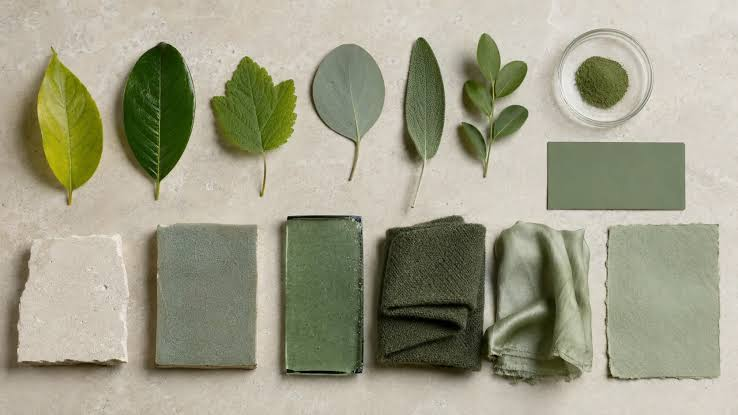
#> input picture green.jpg, 738 x 415 px
$ python tp1.py
#> lines starting #> are read from the running program, lines starting #| are printed output that depends on the picture; after the words box and inside, x2 and y2 are one past the last pixel; in counts of white or black regions, pixels touching at a corner belong together
import cv2
import numpy as np
import matplotlib.pyplot as plt

img = cv2.imread('green.jpg',cv2.IMREAD_COLOR)
#> img is the input picture: shape (415, 738, 3); mean B, G, R 136.7, 158.8, 160

if img is None:
    raise FileNotFoundError("Image file not found. Please check the path and filename.")

h,w,c = img.shape
#> h = 415; w = 738; c = 3
img_res = np.zeros((h,w,c), dtype=np.uint8)

# Copying pixel values from the original image to the new image
for y in range(h):
    for x in range(w):
        for k in range(c):
            img_res[y,x,0] = img[y,x,0]
            img_res[y,x,1] = img[y,x,1]
            img_res[y,x,2] = img[y,x,2]

# [14 lines of commented-out code are left out]
img_res = 255 - img
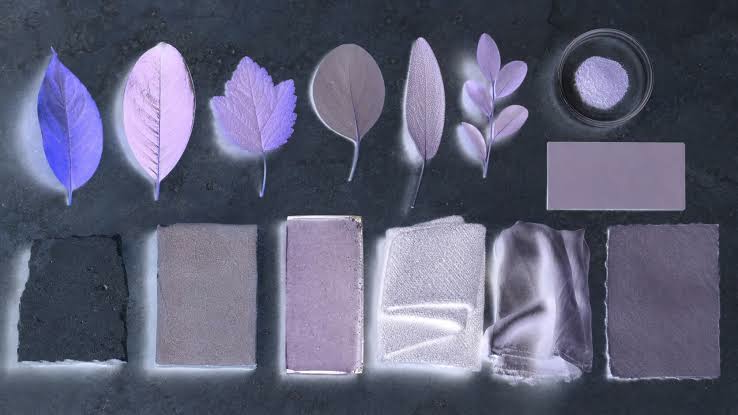
#> img_res: shape (415, 738, 3); mean B, G, R 118.3, 96.2, 95

img_res[:] = 255 - img[:]

# [11 lines of commented-out code are left out]

img_res = ((1/3) * (img[:,:,0] + img[:,:,1] + img[:,:,2])) / 255
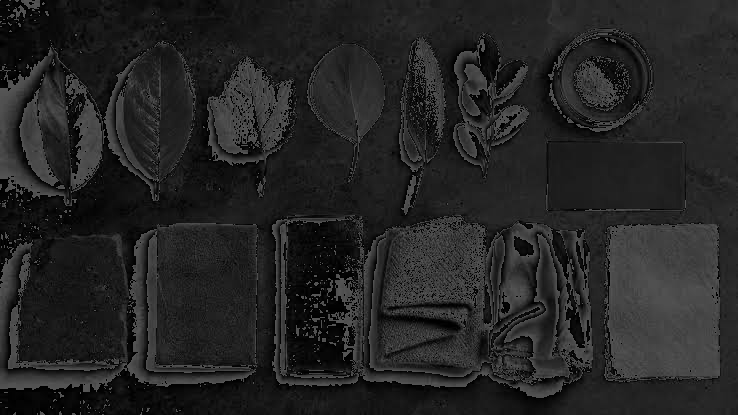
#> img_res: shape (415, 738) float64; min 0, max 0.333, mean 0.143

# Displaying image properties
print("Shape:", img.shape)
#| Shape: (415, 738, 3)
print("Data type:", img.dtype)
#| Data type: uint8
print("Number of dimensions:", img.ndim)
#| Number of dimensions: 3

cv2.imshow('Image', img)
#cv2.imshow('Image Resized', img_res)

# Wait for a key press indefinitely or for a specified amount of time in milliseconds
#cv2.waitKey(0)
# Close all OpenCV windows
#cv2.destroyAllWindows()

# Afficher avec matplotlib
#plt.imshow(img)
#plt.show()

# Matplotlib n'affiche pas correctement car il utilise RGB et cv2 utilise GBR (bleu et rouge inversés)

# Correction de l'affichage matplotlib: Conversion de BGR vers RGB

#imgRGB = cv2.cvtColor(img,cv2.COLOR_BGR2RGB)
#plt.imshow(imgRGB)
#plt.show()

# Conversion BGR à HSV

imgHSV = cv2.cvtColor(img,cv2.COLOR_BGR2HSV)
#> imgHSV: shape (415, 738, 3); mean H, S, V 27.2, 53.2, 163.1
#plt.imshow(imgHSV)
#plt.show()

lower_green = np.array([35,50,50])
upper_green = np.array([85,255,255])

mask = cv2.inRange(
    imgHSV,
    lower_green,
    upper_green
)
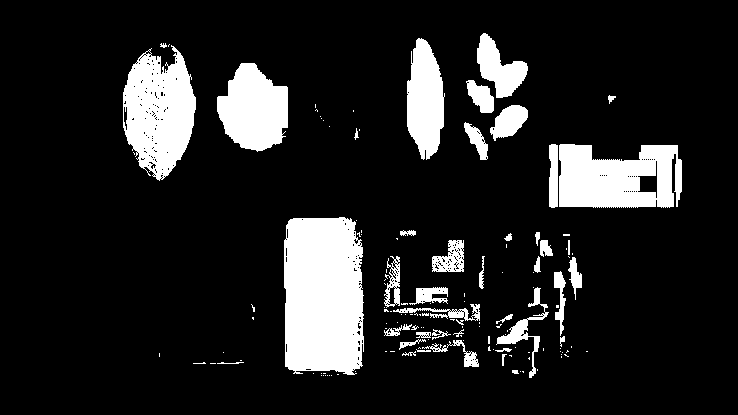
#> mask: shape (415, 738); 13.7% white; 139 white regions (97 under 20 px), largest, box (x1, y1, x2, y2) and area: (284, 217, 364, 375) 11571, (123, 45, 196, 181) 6679, (559, 144, 682, 208) 6359

cv2.imshow("Mask", mask)

result = np.zeros_like(img)
result[mask > 0] = img[mask > 0]
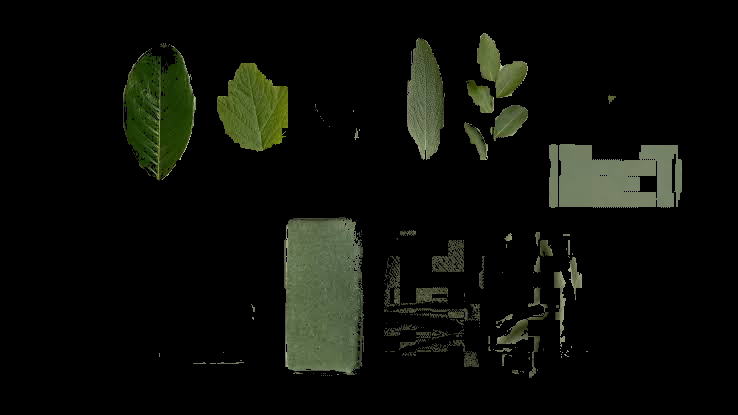
#> result: shape (415, 738, 3); mean B, G, R 8.4, 13.8, 11.8

cv2.imshow("Result", result)
cv2.waitKey(0)

$ run again, with algiers.jpg copied over green.jpg
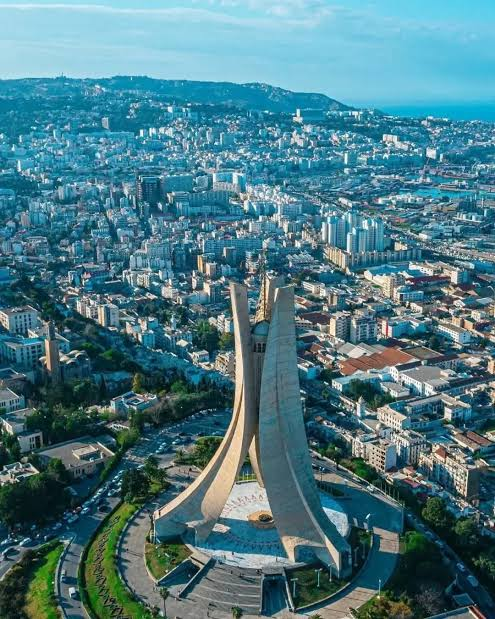
#> input picture algiers.jpg, 495 x 619 px
#> img is the input picture: shape (619, 495, 3); mean B, G, R 131.3, 121, 76.3
#| Shape: (619, 495, 3)
#| Data type: uint8
#| Number of dimensions: 3
#> imgHSV: shape (619, 495, 3); mean H, S, V 87.9, 130.7, 135.9
#> `mask = cv2.inRange( imgHSV, lower_green, upper_green )`:
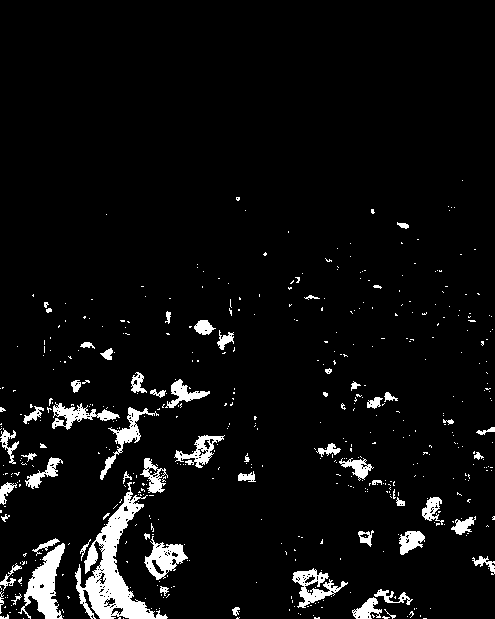
#> mask: shape (619, 495); 5.5% white; 504 white regions (444 under 20 px), largest, box (x1, y1, x2, y2) and area: (75, 482, 168, 619) 3866, (18, 543, 65, 619) 1543, (144, 536, 188, 580) 861
#> `result[mask > 0] = img[mask > 0]`:
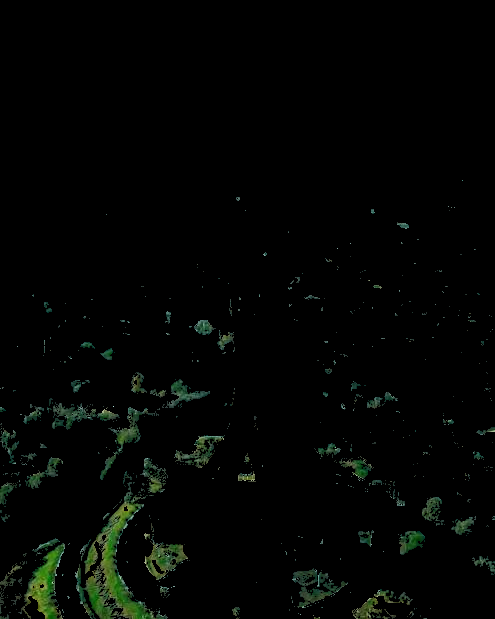
#> result: shape (619, 495, 3); mean B, G, R 2.9, 4.7, 3
